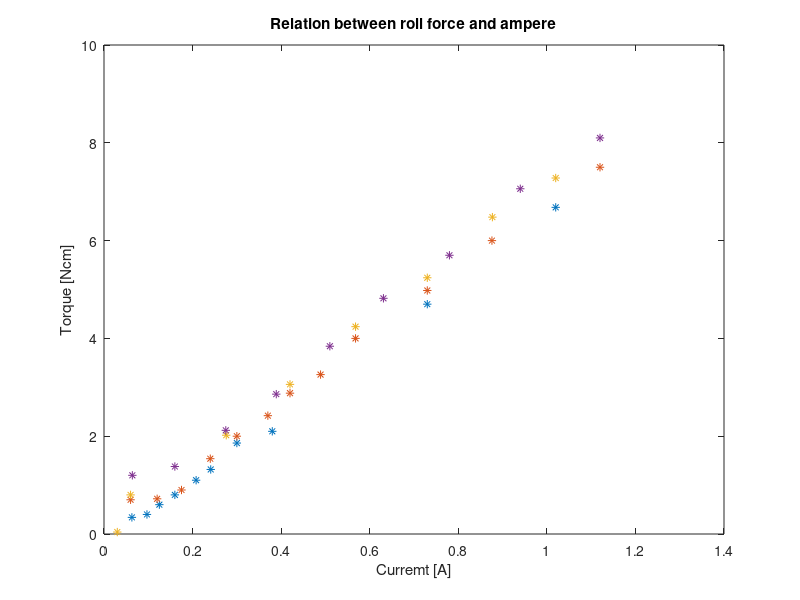

Write MATLAB code to recreate this figure.
clc; clear all; close all;

%%

% The given force is in Ncm 

% 1 V



mes1 = ([114 117 127 137 152 163 190 202 332 431]-97)*10^-3;   % Volt

cur1 = [63 97 125 160 208 241 300 380 730 1020]*10^(-3);             % Ampere

force1 = mes1 * 20;                                            % Ncm



mes2 = ([130 131 140 172 195 216 239 258 295 344 395 470]-95)*10^-3;   % Volt

cur2 = [60 120 175 240 300 370 420 489 568 730 876 1120]*10^(-3);      % Ampere

force2 = mes2 * 20;                                                    % Ncm





mes3 = ([95 133 194 246 305 355 417 457]-93)*10^-3;   % Volt

cur3 = [30 60 276 420 568 730 877 1020]*10^(-3);      % Ampere

force3 = mes3 * 20;                                   % Ncm





mes4 = ([151 160 197 234 283 332 376 444 496]-91)*10^-3   % Volt

cur4 = [64 160 275 389 510 631 780 940 1120]*10^(-3)      % Ampere

force4 = mes4 * 20;                                       % Ncm









plot(cur1,force1,'*',cur2,force2,'*',cur3,force3,'*',cur4,force4,'*')

title('Relation between roll force and ampere')

xlabel('Curremt [A]')

ylabel('Torque [Ncm]')